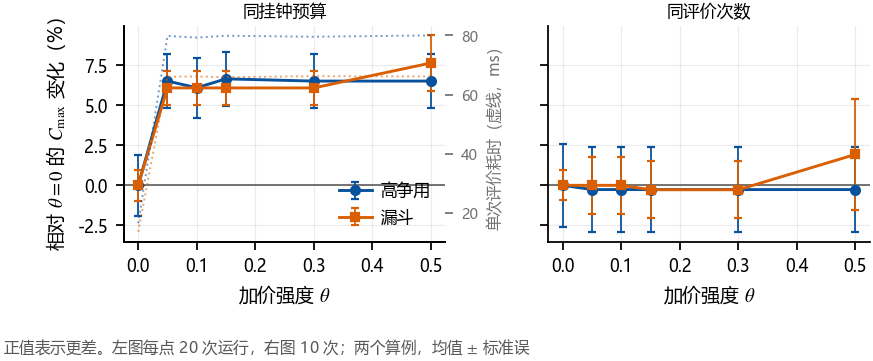

This figure's Python source:
# -*- coding: utf-8 -*-
"""走廊时段加价中文版。数据与 fig_theta.py 相同，输出 fig_theta_CN。"""
from __future__ import annotations

import os
import sys

sys.path.insert(0, os.path.dirname(os.path.abspath(__file__)))

import numpy as np  # noqa: E402

import _style as S  # noqa: E402
from fig_theta import series  # noqa: E402

S.use_cjk()

TAG_CN = {"low": "低争用", "mid": "中争用", "high": "高争用", "funnel": "漏斗"}


def main():
    wall = S.load("theta_sweep.csv")
    gen = S.load("theta_sweep_gen.csv")

    fig, axes = S.plt.subplots(1, 2, figsize=(S.FULL * 0.86, 2.25),
                               sharey=True)
    panels = [
        (axes[0], wall, "同挂钟预算", True),
        (axes[1], gen, "同评价次数", False),
    ]

    for ax, df, title, show_cost in panels:
        insts = list(dict.fromkeys(df["instance"]))
        ax2 = ax.twinx() if show_cost else None
        if ax2 is not None:
            ax2.grid(False)
        for inst in insts:
            sub = df[df["instance"] == inst]
            thetas = sorted(sub["theta"].unique())
            tag = sub["tag"].iloc[0]
            mus, errs = series(sub, thetas)
            ax.errorbar(thetas, mus, yerr=errs,
                        marker="o" if tag == "high" else "s", ms=4,
                        elinewidth=0.8, capsize=2,
                        color=S.TAG_COLOR.get(tag, "0.3"),
                        label=TAG_CN.get(tag, tag))
            if ax2 is not None:
                cost = [sub[sub["theta"] == t]["ms_per_eval"].mean()
                        for t in thetas]
                ax2.plot(thetas, cost, ls=":", lw=0.9,
                         color=S.TAG_COLOR.get(tag, "0.3"), alpha=0.55)
        ax.axhline(0, color="0.4", lw=0.8)
        ax.set_xlabel(r"加价强度 $\theta$")
        ax.set_title(title, fontsize=7.6, pad=4)
        if ax2 is not None:
            ax2.set_ylabel("单次评价耗时（虚线，ms）", fontsize=7,
                           color="0.45")
            ax2.tick_params(axis="y", colors="0.45", labelsize=6.5)

    axes[0].set_ylabel(r"相对 $\theta=0$ 的 $C_{\max}$ 变化（%）")
    axes[0].legend(loc="lower right", handletextpad=0.5)

    n_wall = wall.groupby("theta").size().min()
    n_gen = gen.groupby("theta").size().min()
    fig.text(0.0, -0.03,
             "正值表示更差。左图每点 %d 次运行，右图 %d 次；两个算例，均值 $\\pm$ 标准误"
             % (n_wall, n_gen),
             fontsize=S.FS_FOOT, color="0.35")
    fig.subplots_adjust(bottom=0.28, wspace=0.32)
    S.save(fig, "fig_theta_CN")


if __name__ == "__main__":
    main()
